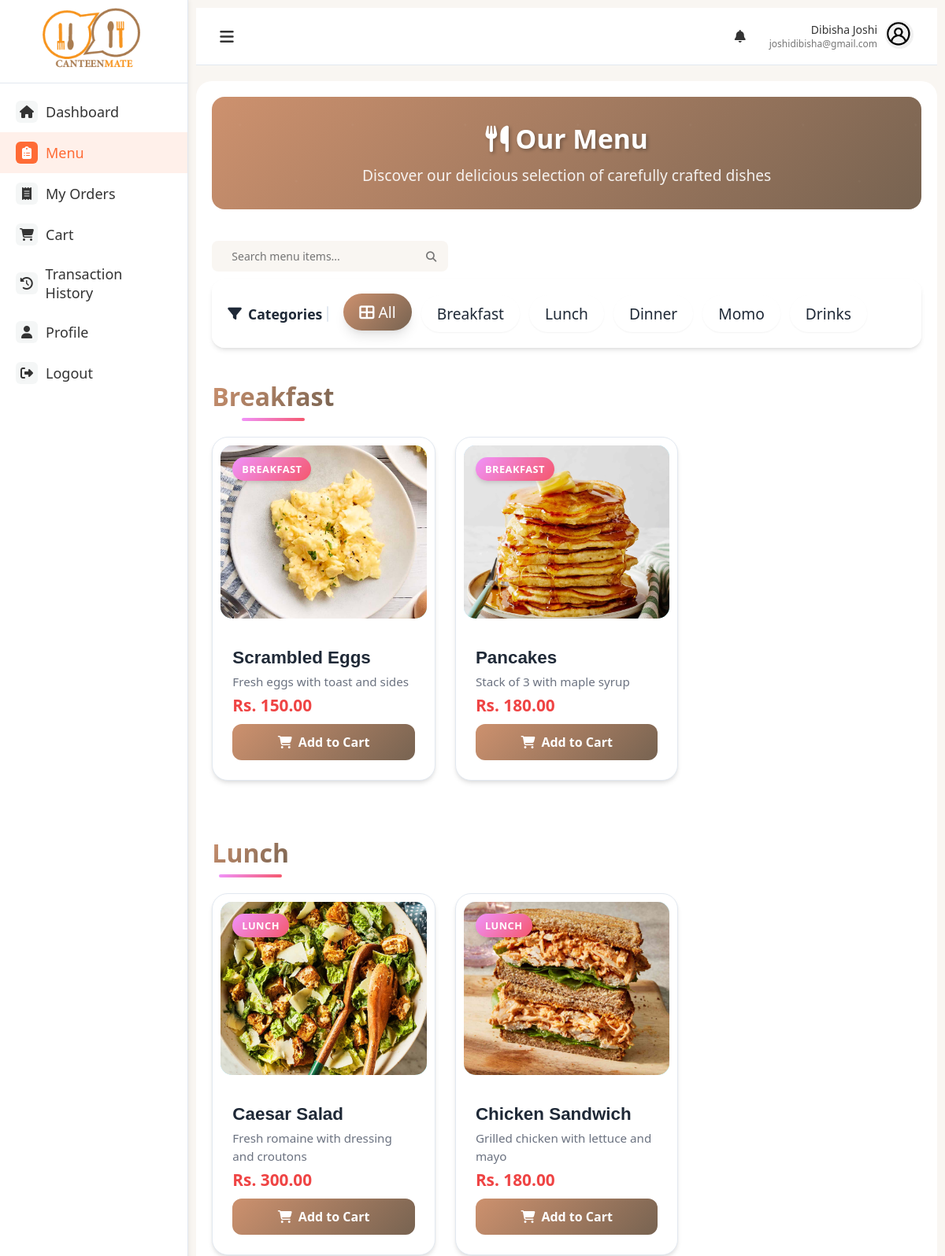
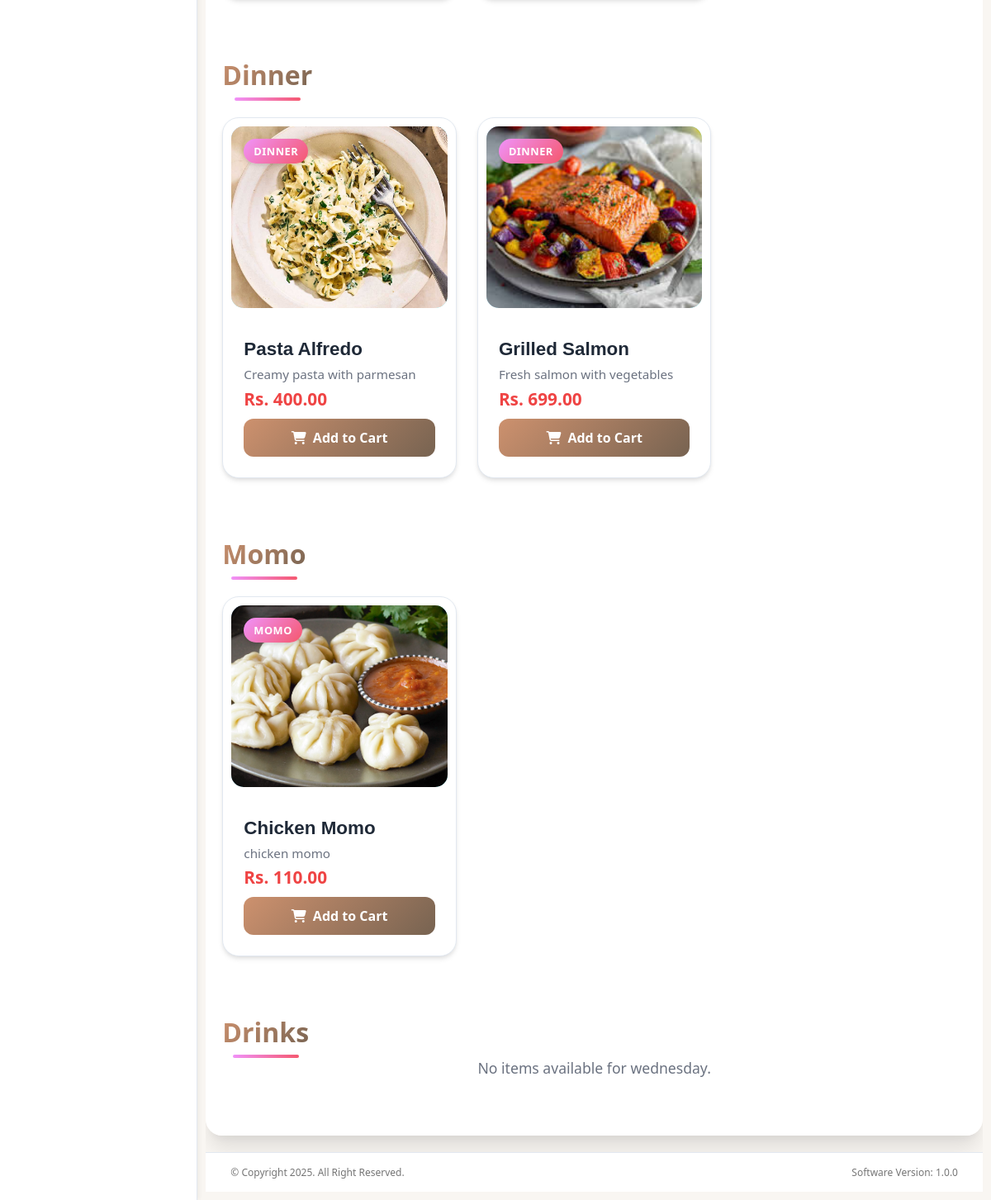
/menu (signed in), run on an earlier commit of the app's database (2 pictures, top to bottom).
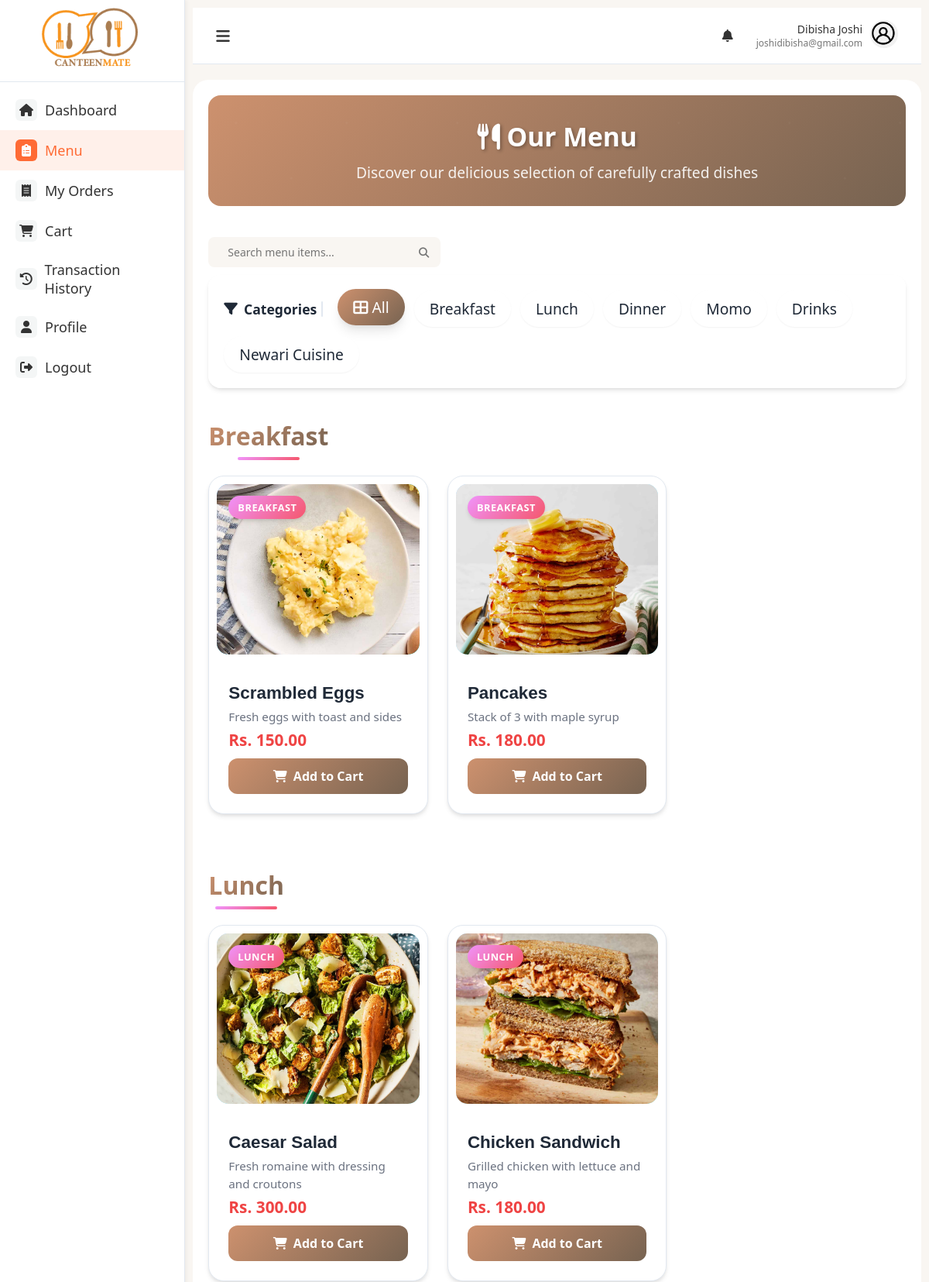
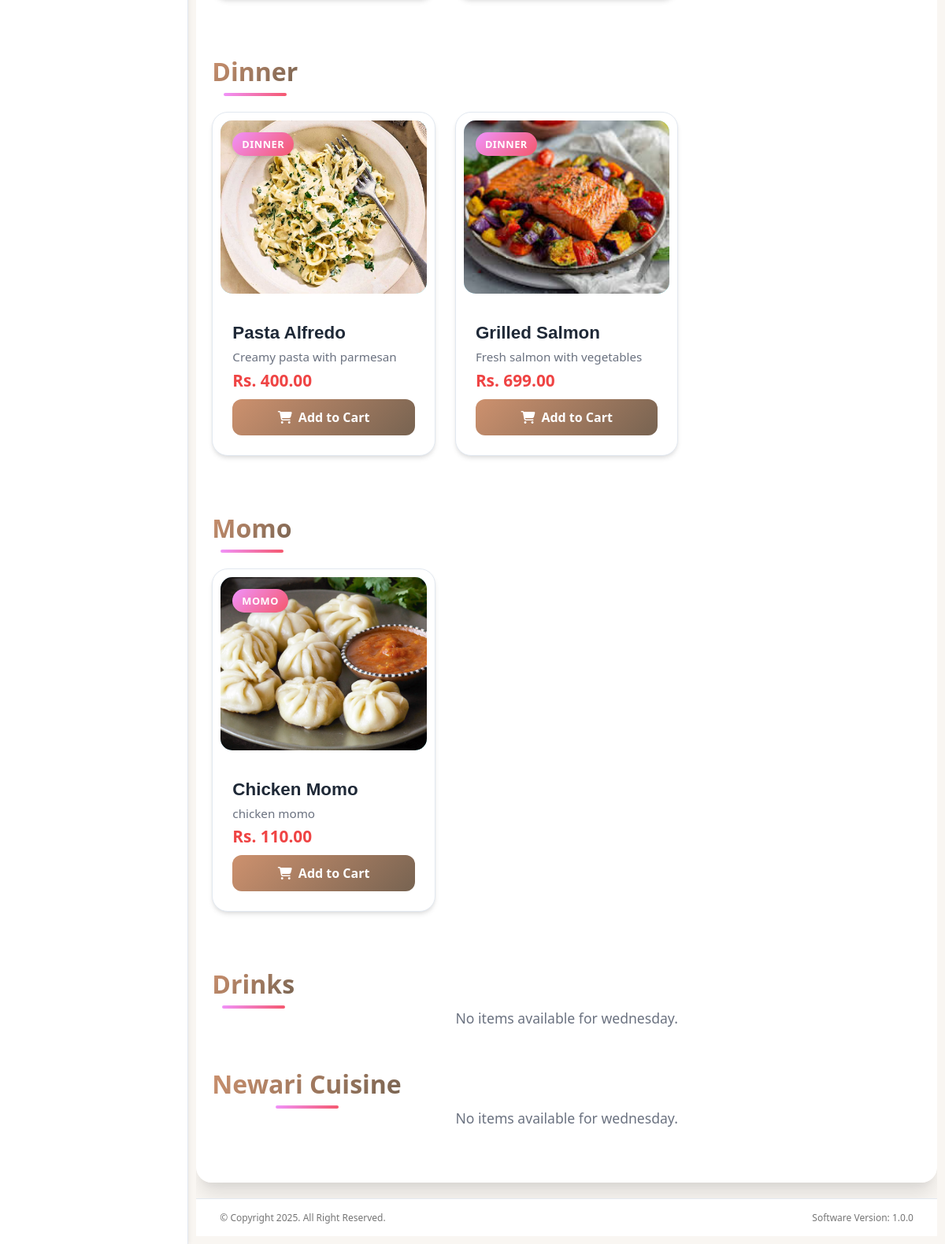
And on a later commit of the database (2 pictures, top to bottom).
### models.py (models this page shows, shortened)
class Category(db.Model):
    __tablename__ = 'categories'
    id = db.Column(db.Integer, primary_key=True)
    name = db.Column(db.String(100), nullable=False, unique=True)
    status = db.Column(db.Boolean, default=True)  # Active or Inactive
    items = db.relationship('Item', backref='category', lazy=True, cascade='all, delete-orphan')

class Item(db.Model):
    __tablename__ = 'items'
    id = db.Column(db.Integer, primary_key=True)
    name = db.Column(db.String(100), nullable=False)
    price = db.Column(db.Float, nullable=False)
    category_id = db.Column(db.Integer, db.ForeignKey('categories.id'), nullable=False)
    description = db.Column(db.Text, nullable=True)
    image_filename = db.Column(db.String(255), nullable=True)
    available = db.Column(db.Boolean, default=True)
    attribute_values = db.relationship(
        'AttributeValue',
        secondary=item_attribute_values,
        back_populates='items'
    )
    addons = db.relationship(
        'Addon',
        secondary=addon_item_association,
        back_populates='items'
    )

### main.py (the view)
@app.route('/menu')
@login_required
def user_menu():
    current_day = request.args.get('day')
    if not current_day:
        current_day = datetime.today().strftime('%A').lower()
    user_id = session.get('user_id')
    user = User.query.get(user_id)
    categories = Category.query.filter_by(status=True).all()
    menu_items = {}
    for category in categories:
        menu_items[category.name] = []
    menu_entries = Menu.query.filter_by(day=current_day).all()
    for entry in menu_entries:
        if entry.category.name not in menu_items:
            menu_items[entry.category.name] = []
        menu_items[entry.category.name].append(entry.item)
    return render_template('menu.html',
                           user=user,
                           menu_items=menu_items,
                           current_day=current_day,
                           categories=categories,
                           active_page='menu')

### main.py (called while the page is built)
def login_required(view):
    @functools.wraps(view)
    def wrapped_view(**kwargs):
        if 'user_id' not in session:
            flash('Please log in to access this page', 'warning')
            return redirect(url_for('login'))
        return view(**kwargs)
    return wrapped_view

@app.context_processor
def inject_new_orders_count():
    count = Order.query.filter_by(status='pending').count()
    print(count)
    return dict(new_orders_count=count)

### templates/menu.html (shortened to what this page needs)
{% extends "base.html" %}
{% block content %}
<div id="menu" class="page" style="{% with messages = get_flashed_messages(with_categories=true) %}
                                                {% endwith %}">
    <div class="page-header">
        <h1><i class="fas fa-utensils"></i> Our Menu</h1>
        <p>Discover our delicious selection of carefully crafted dishes</p>
    </div>
<div class="search-bar">
                    <input type="text" id="menuSearch" placeholder="Search menu items..." onkeyup="searchMenuItems()">
                    <button type="submit"><i class="fas fa-search"></i></button>
                </div>
    <div class="category-filter">
        <div class="filter-title"><i class="fas fa-filter"></i> Categories</div>
        <button class="filter-btn active" data-category="all">
            <span><i class="fas fa-th-large"></i> All</span>
        </button>
        {% for category in categories %}
            <button class="filter-btn" data-category="{{ category.name }}">
                <span>{{ category.name }}</span>
            </button>
        {% endfor %}
    </div>
{% for category_name, items in menu_items.items() %}
    <div class="category-section" data-category="{{ category_name }}">
        {% if items %}
            <div class="section-header">
                <h2 class="section-title">{{ category_name }}</h2>
            </div>
            <div class="menu-grid">
                {% for item in items %}
                    <div class="menu-item"
                         data-id="{{ item.id }}"
                         data-name="{{ item.name }}"
                         data-price="{{ item.price }}"
                         data-image="{{ url_for('static', filename='uploads/items/' ~ item.image_filename) if item.image_filename else '/api/placeholder/320/220' }}"
                         data-category="{{ category_name }}">
                        <div class="item-image">
                            <img src="{{ url_for('static', filename='uploads/items/' ~ item.image_filename) if item.image_filename else '/api/placeholder/320/220' }}" alt="{{ item.name }}">
                            <div class="item-badge">{{ category_name }}</div>
                        </div>
                        <div class="item-details">
                            <h3 class="item-name">{{ item.name }}</h3>
                            <p class="item-description">{{ item.description or 'No description available.' }}</p>
                            <span class="item-price">Rs. {{ '%.2f' % (item.price) }}</span>
                            <form method="POST" action="{{ url_for('add_to_cart') }}">
                                <button type="submit" class="add-to-cart">
                                    <i class="fas fa-shopping-cart"></i>
                                    Add to Cart
                                </button>
                            </form>
                        </div>
                    </div>
                {% endfor %}
            </div>
        {% else %}
            <div class="section-header">
                <h2 class="section-title">{{ category_name }}</h2>
            </div>
            <div class="no-items-message">
                <p>No items available for {{ current_day }}.</p>
            </div>
        {% endif %}
    </div>
{% endfor %}
</div>
{% endblock %}

What changed in the data, as far as the page shows it:
added Category: name "Newari Cuisine", current_day "wednesday"
